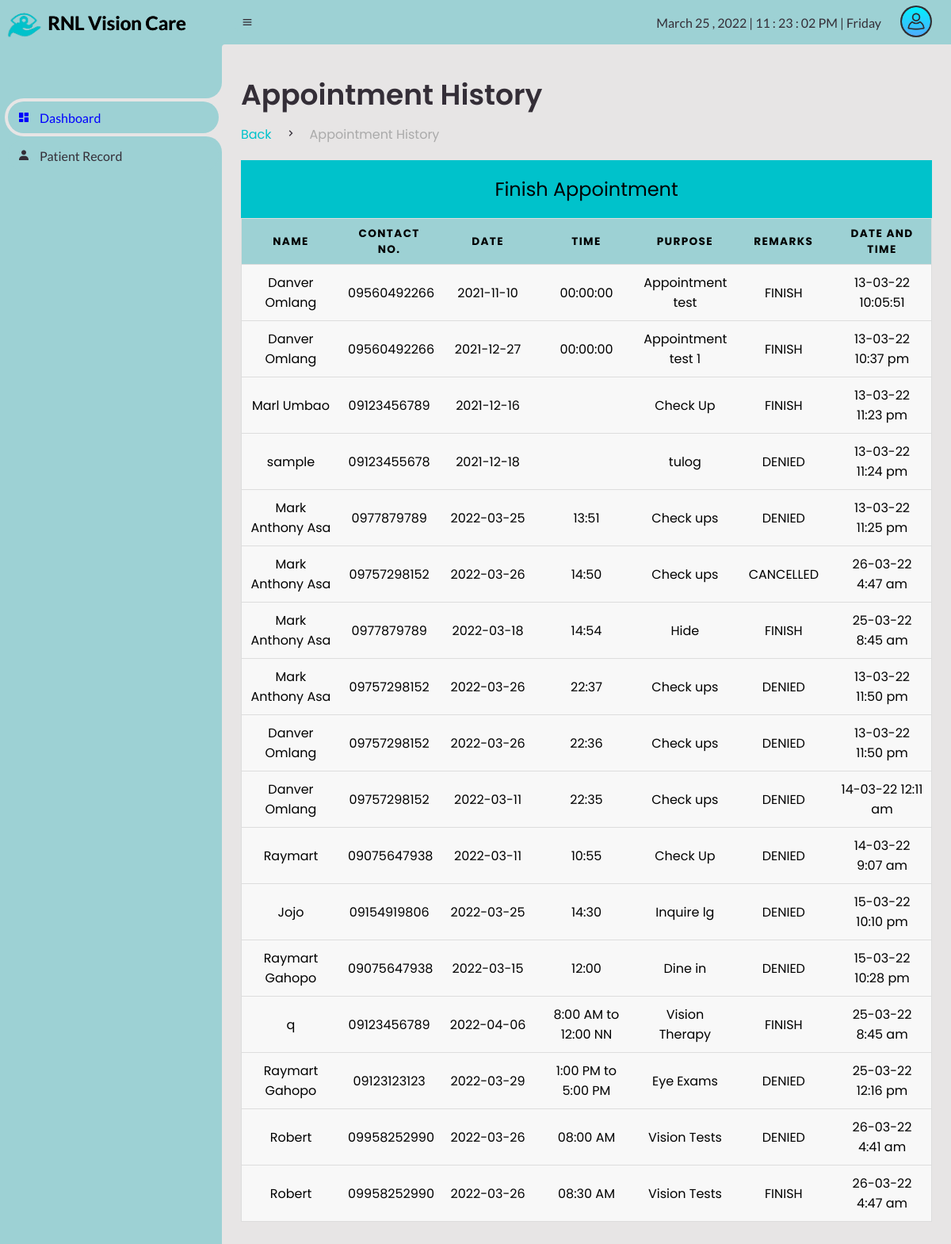
The page /doctor/d-appointment-history.php (signed in) on the database as committed earlier.
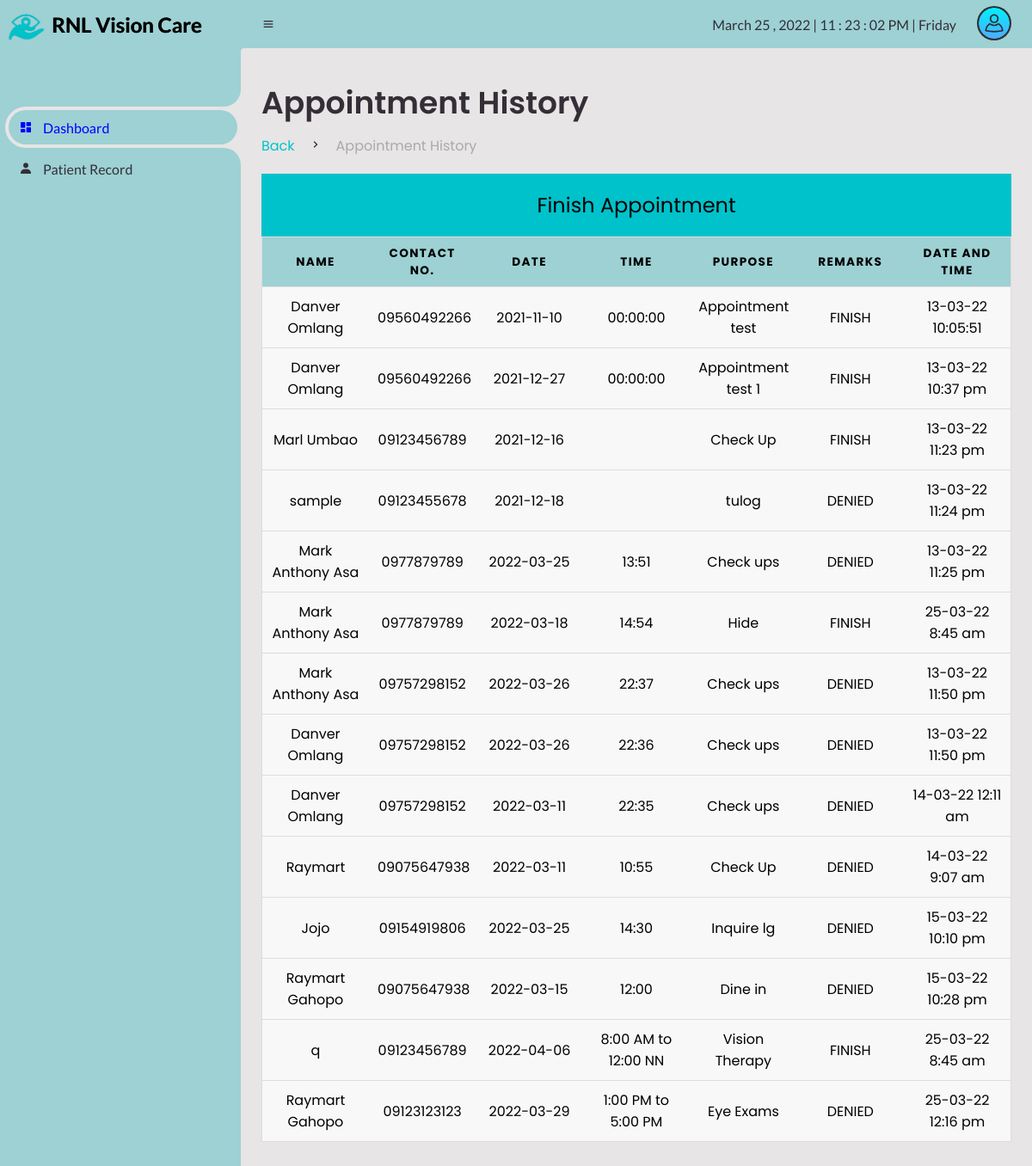
The same page on the database as committed later.
### tables this page shows
CREATE TABLE `appointment_history` (
  `app_id` int(11) NOT NULL,
  `app_name` varchar(255) DEFAULT NULL,
  `app_email` varchar(150) DEFAULT NULL,
  `app_contact` varchar(150) DEFAULT NULL,
  `app_date` varchar(255) DEFAULT NULL,
  `app_time` varchar(255) DEFAULT NULL,
  `app_purpose` varchar(255) DEFAULT NULL,
  `app_remarks` varchar(255) DEFAULT NULL,
  `app_DateTime` varchar(255) DEFAULT NULL,
  PRIMARY KEY (`app_id`)
);

### doctor/d-appointment-history.php (the view, shortened to what this page needs)
<?php
include("session.php");
?>
<!DOCTYPE html>
<html lang="en">
<head>
	<link href='https://unpkg.com/boxicons@2.0.9/css/boxicons.min.css' rel='stylesheet'>
	<link rel="stylesheet" href="css\sys_style.css">
</head>
<body>
	<section id="sidebar">
		<a href="#" class="brand">
			<img src="images\logo.png" alt="" width="60px;">
			<span class="text"  style="text-shadow:0.5px 0px #000; color: black;">RNL Vision Care</span>
		</a>
		<ul class="side-menu top">
			<li class="active">
				<a href="dashboard.php">
					<i class='bx bxs-dashboard' ></i>
					<span class="text">Dashboard</span>
				</a>
			</li>
			<li>
				<a href="patient-record.php">
					<i class='bx bxs-user' ></i>
					<span class="text">Patient Record</span>
				</a>
			</li>
		</ul>
	</section>
	<section id="content">
		<nav>
			<i class='bx bx-menu' ></i>
			<div id="digital-clock"></div>
			<div class="dropdown1">
			<img src="img\user.png" alt="" width="40px" class="userlogo">
			</div>
		</nav>
		<main>
			<div class="head-title">
				<div class="left">
					<h1>Appointment History</h1>
					<ul class="breadcrumb">
						<li>
							<a class="active" href="dashboard.php">Back</a>
						</li>
						<li><i class='bx bx-chevron-right' ></i></li>
						<li>
							<a  href="d-appointment-history.php">Appointment History</a>
						</li>
					</ul>
				</div>
			</div>
			<div>
					<table>
					<caption>Finish Appointment</caption>
     <thead>
     	<tr>
     	 <th>Name</th>
     	 <th>Contact No.</th>
     	 <th>Date</th>
		 <th>Time</th>
		 <th>Purpose</th>
		 <th>Remarks</th>
		 <th>Date and Time</th>
     	</tr>
     </thead>
     <tbody>
     	  <tr>
     	  		<?php
     	  		$query4 = mysqli_query($conn, "Select * from appointment_history");
     	  		while($row = $query4 -> fetch_assoc()){
?>
     	  	  <td data-label="Name"><?php echo $row['app_name'];?></td>
     	  	  <td data-label="Contact"><?php echo $row['app_contact'];?></td>
     	  	  <td data-label="Date"><?php echo $row['app_date'];?></td>
			  <td data-label="Time"><?php echo $row['app_time'];?></td>
			  <td data-label="Purpose"><?php echo $row['app_purpose'];?></td>
			  <td data-label="Remarks"><?php echo $row['app_remarks'];?></td>
			  <td data-label="DateTime"><?php echo $row['app_DateTime'];?></td>
     	  </tr>
     	  <?php  } ?>
     </tbody>
   </table>
				</div>
		</main>
	</section>
</body>
</html>

Rows that differ between the two databases and show on the page:
removed appointment_history: app_name "Mark Anthony Asa", app_contact "09757298152", app_date "2022-03-26", app_time "14:50", app_purpose "Check ups", app_remarks "CANCELLED", app_DateTime "26-03-22 4:47 am"
removed appointment_history: app_name "Robert", app_contact "09958252990", app_date "2022-03-26", app_time "08:00 AM", app_purpose "Vision Tests", app_remarks "DENIED", app_DateTime "26-03-22 4:41 am"
removed appointment_history: app_name "Robert", app_contact "09958252990", app_date "2022-03-26", app_time "08:30 AM", app_purpose "Vision Tests", app_remarks "FINISH", app_DateTime "26-03-22 4:47 am"
